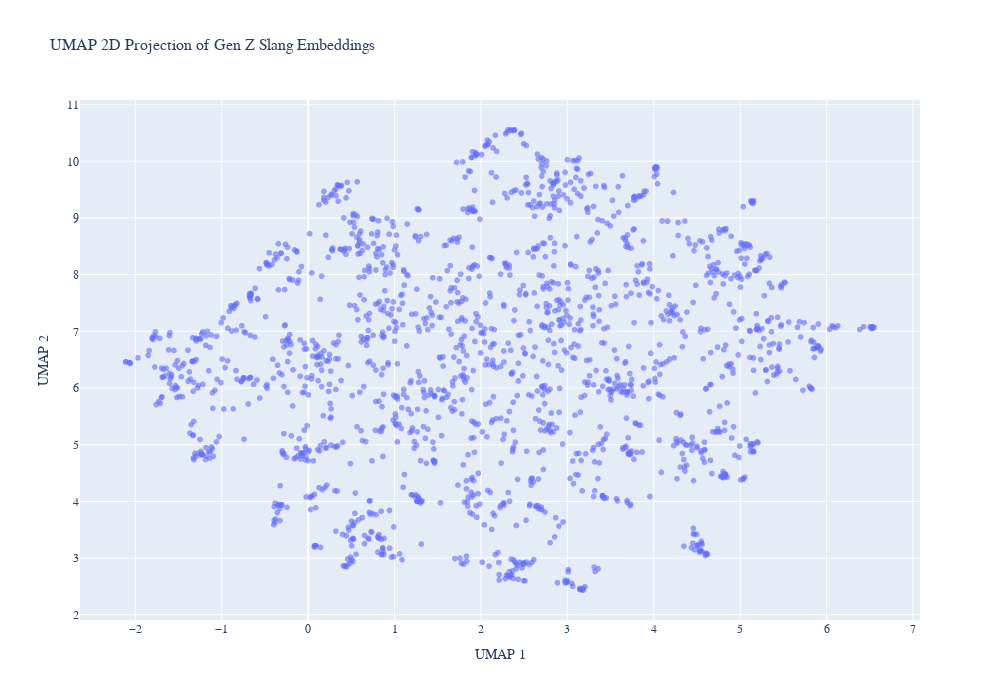

Write notebook code for a chart like this one.
### Code cell
fig_umap = px.scatter(
    viz_df,
    x="umap_x",
    y="umap_y",
    hover_data=["slang", "description"],
    title="UMAP 2D Projection of Gen Z Slang Embeddings",
    labels={"umap_x": "UMAP 1", "umap_y": "UMAP 2"},
)

fig_umap.update_traces(marker=dict(size=6, opacity=0.6, color="#636EFA"))
fig_umap.update_layout(
    width=1000,
    height=700,
    font=dict(family="Times New Roman", size=12),
    title=dict(font=dict(size=16)),
    xaxis=dict(title=dict(font=dict(size=14))),
    yaxis=dict(title=dict(font=dict(size=14))),
)

fig_umap.show()

### Figure 1 — Plotly figure (JSON) as saved in the notebook; plotly's stock layout.template omitted (floating-point values rounded to 4 significant figures; data arrays with more than 128 entries replaced by an {"elided": "..."} marker saying what was removed)
{"data": [{"customdata": {"elided": "1779x2 str values"}, "hovertemplate": "UMAP 1=%{x}<br>UMAP 2=%{y}<br>slang=%{customdata[0]}<br>description=%{customdata[1]}<extra></extra>", "legendgroup": "", "marker": {"color": "#636EFA", "opacity": 0.6, "size": 6, "symbol": "circle"}, "mode": "markers", "name": "", "showlegend": false, "type": "scattergl", "x": {"elided": "1779 float values"}, "xaxis": "x", "y": {"elided": "1779 float values"}, "yaxis": "y"}], "layout": {"font": {"family": "Times New Roman", "size": 12}, "height": 700, "legend": {"tracegroupgap": 0}, "title": {"font": {"size": 16}, "text": "UMAP 2D Projection of Gen Z Slang Embeddings"}, "width": 1000, "xaxis": {"anchor": "y", "domain": [0, 1], "title": {"font": {"size": 14}, "text": "UMAP 1"}}, "yaxis": {"anchor": "x", "domain": [0, 1], "title": {"font": {"size": 14}, "text": "UMAP 2"}}}}
